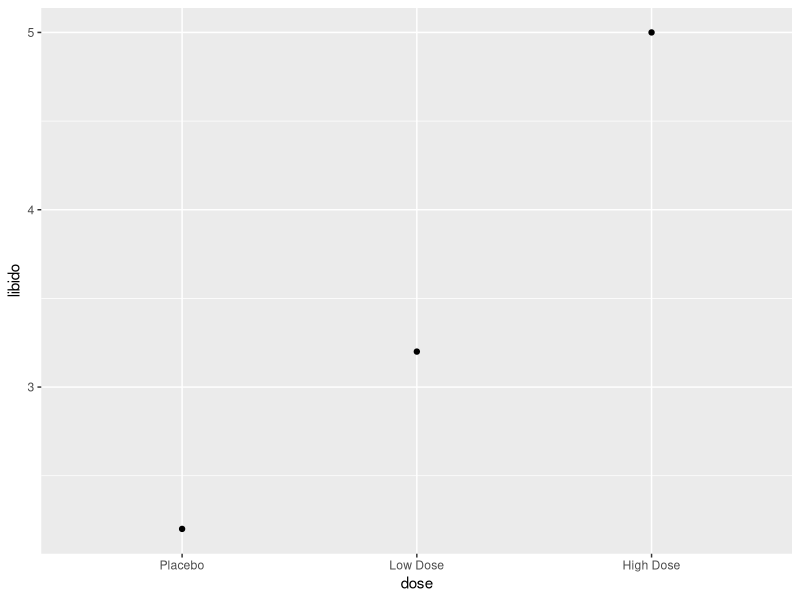
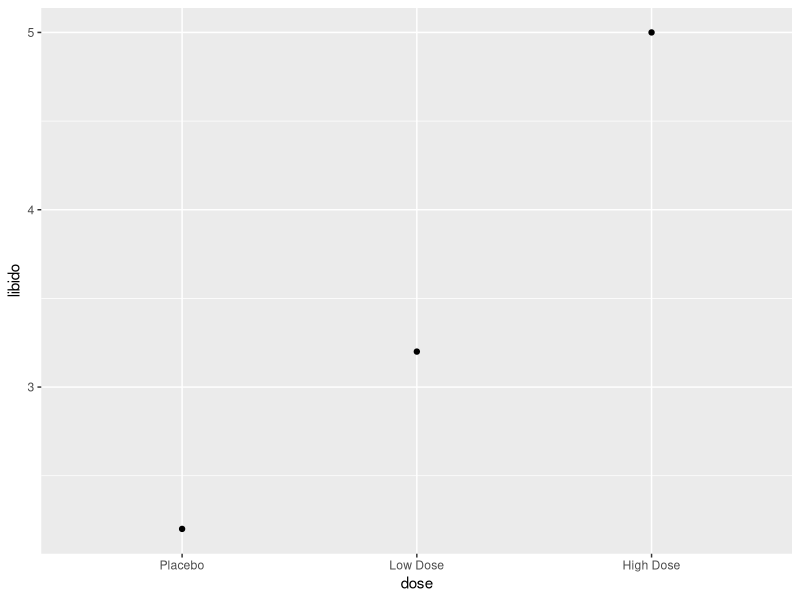
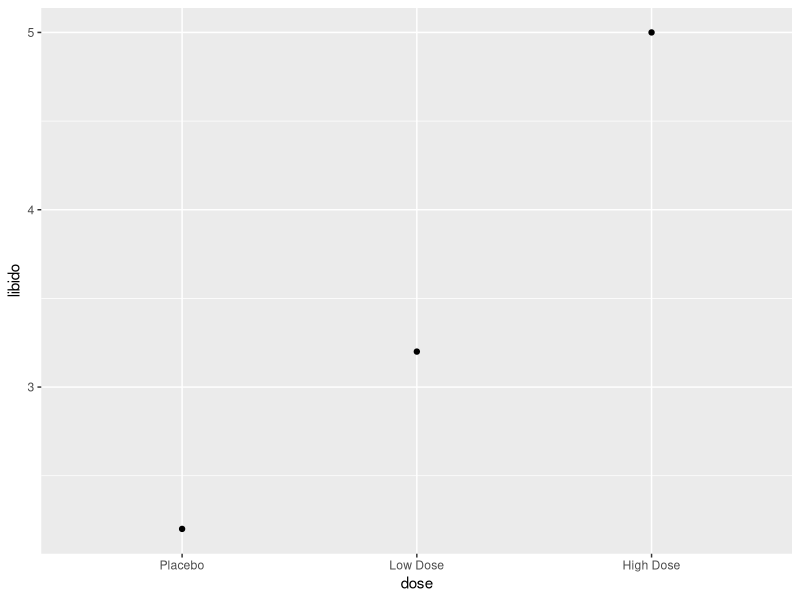
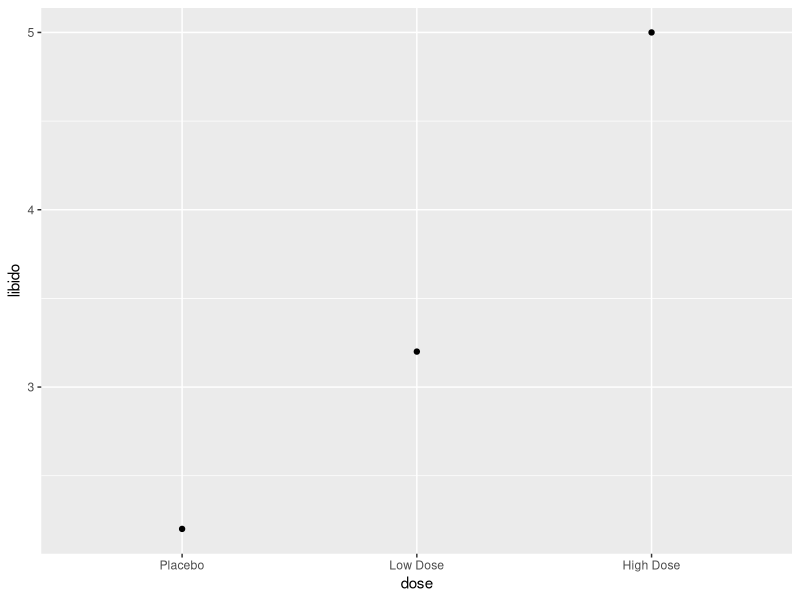

The R script that drew these images, in order:
library(ggplot2)

#viagra example
libido <- c(3, 2, 1, 1, 4, 5, 2, 4, 2, 3, 7, 4, 5, 3, 6)
dose <- gl(3, 5, labels = c("Placebo", "Low Dose", "High Dose"))
viagraData <- data.frame(libido, dose)
viagraData

#error graph visualize(with error bar)
#geom = "errorbar"
ggplot(data = viagraData, aes(x = dose, y = libido)) +
  stat_summary(geom = "point", fun.y = mean) +
  stat_summary(geom = "errorbar", fun.data = mean_cl_boot)

#geom = "crossbar"
ggplot(data = viagraData, aes(x = dose, y = libido)) +
  stat_summary(geom = "point", fun.y = mean) +
  stat_summary(geom = "crossbar", fun.data = mean_cl_boot)

#geom = "linerange"
ggplot(data = viagraData, aes(x = dose, y = libido)) +
  stat_summary(geom = "point", fun.y = mean) +
  stat_summary(geom = "linerange", fun.data = mean_cl_boot)

#geom = "pointrange"
ggplot(data = viagraData, aes(x = dose, y = libido)) +
  stat_summary(geom = "point", fun.y = mean) +
  stat_summary(geom = "pointrange", fun.data = mean_cl_boot)
